Frame 1 (no input): blank canvas, image omitted
Frame 60 (the mouse pressed at the canvas centre just before this capture): blank canvas, image omitted
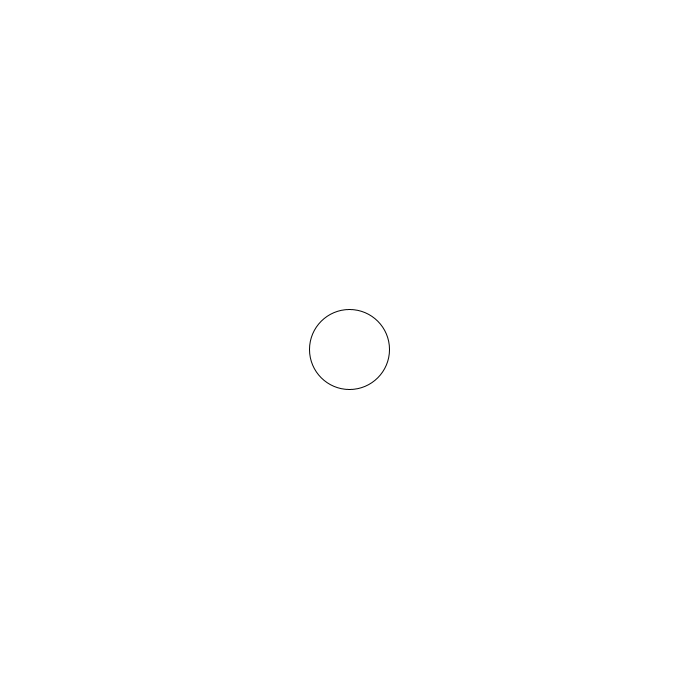
Frame 120 (the mouse held since frame 60 and released just before this capture)

The Processing sketch whose frames 1 and 60 were blank and that drew this single picture after the mouse press (run headless with seeded random() and noise(); from frame 60 on, the mouse is pressed at the canvas centre):

// Processing sketch: easing
// ── easing.pde
//easing motion
//everyframe we move 10% of the way to the new point or whatever the percentage is


float xPos, yPos;
float targetX, targetY;

void setup() {
  size(700, 700);
}

void draw() {
  targetX = mouseX;
  targetY = mouseY;
  background(255);
  ellipse(xPos, yPos, 80, 80);

  xPos += (targetX - xPos) * 0.1;
  yPos += (targetY - yPos) * 0.1;
}
